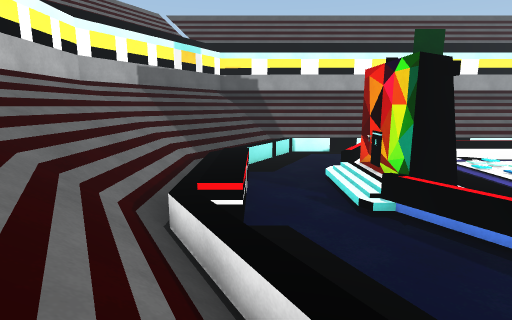
View 1 (above)

14 first-person views from a walk through a 3-D level made in the Unity game engine. The camera is 1.2 m above the floor, tilts 10° down and sees 80° across. The floor is counted in squares, 1 m on a side. Each view is taken from the middle of a square. On the plan, view 1 faces up. The plan holds only what a view shows up to about 13 squares ahead; the rest is blank. The place goes on beyond the plan. The player character is not drawn.

View 2
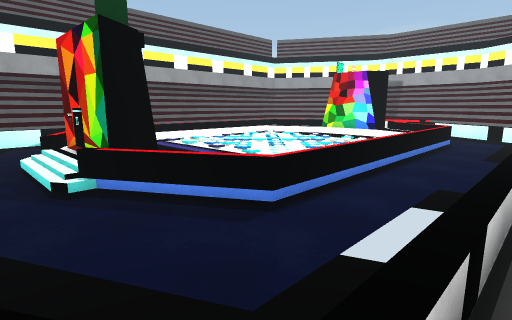

View 3
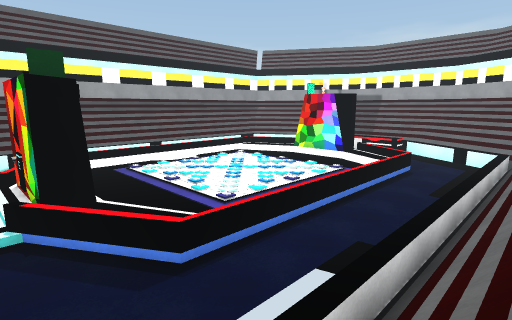

View 4
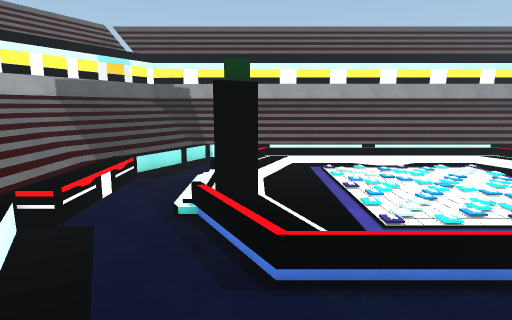

View 5
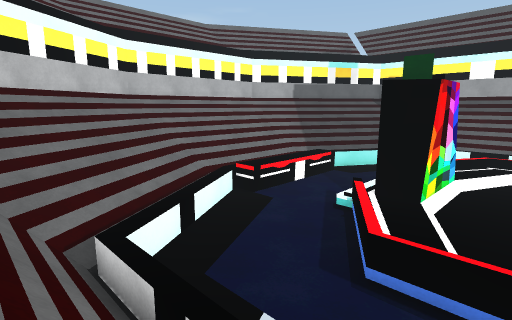

View 6
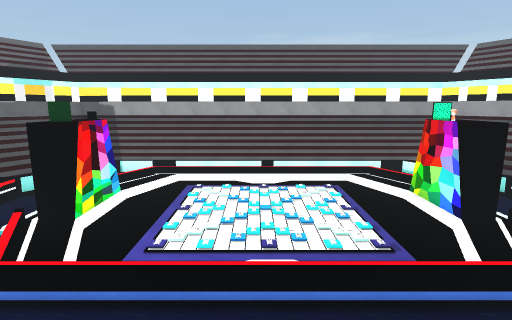

View 7
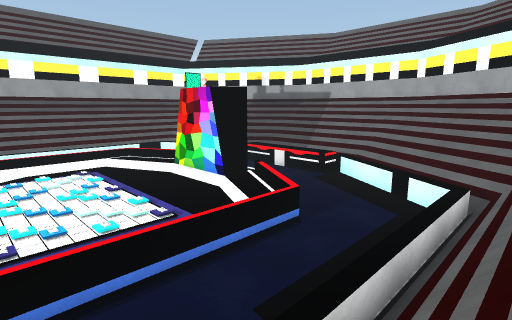

View 8
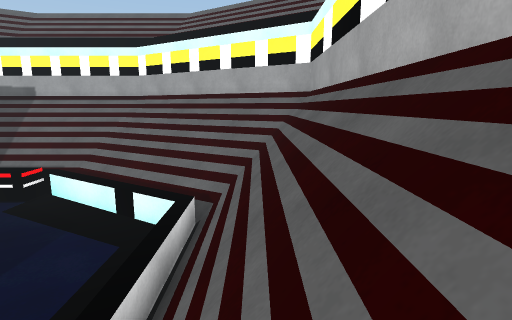

View 9
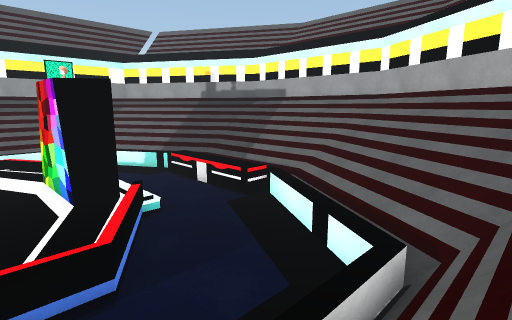

View 10
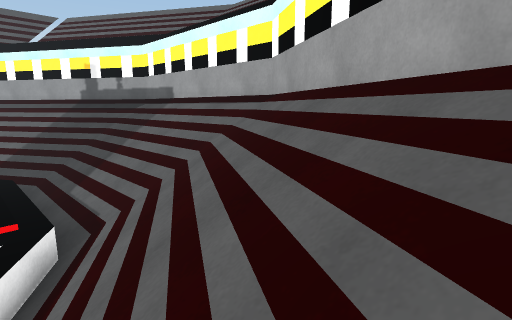

View 11
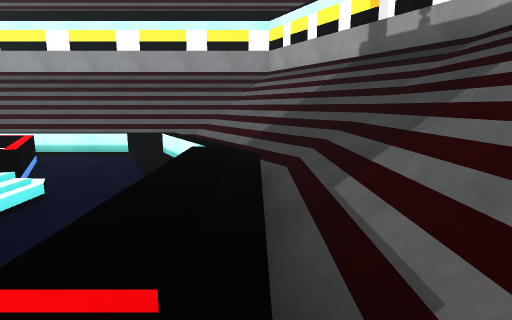

View 12
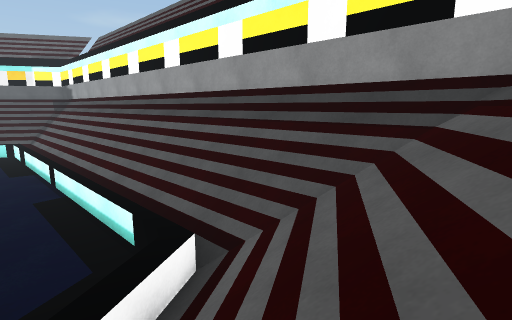

View 13
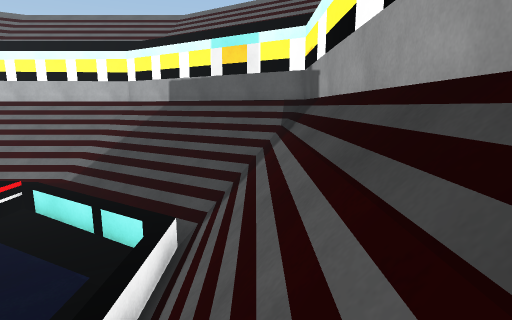

View 14
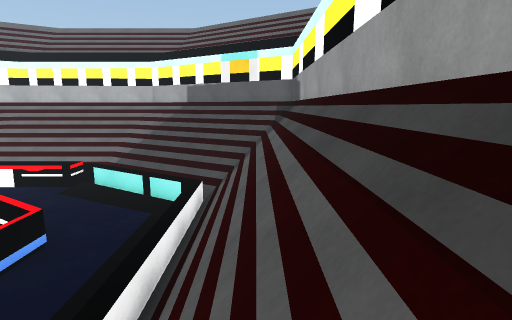

### Floor plan
Key: @ floor where view 1 was taken; # wall or solid block; / step, stairs or slope; = window, fence, low wall or low ledge; v drop or lower ground.
Columns run from 6 left of view 1 to 25 right of it. Each row starts with its distance up from view 1.
 18     ########################
 17    ##//////////////////////##
 16   ##////////////////////////#
 15   #/////////////////////////##
 14  ##/////vvvvvvvvvvvvvvvv/////#
 13  #/////vvvvvvvvvvvvvvvvv/////##
 12 ##/////vvvvvvvvvvvvvvvvvv/////##
 11 #/////vvvvvvvvvvvvvvvvvvvv/////#
 10 #////vvvvvvvvvvvvvvvvvvvvv/////#
  9 #/////vvvvvvvvvvvvvvvvvvvv/////#
  8 #/////vvv##vvvvvvvvvv#vvvv/////#
  7 #/////vvv##vvvvvvvvvv#vvvv/////#
  6 #/////vvv##vvvvvvvvvv#vvvv/////#
  5 #/////vvvvvvvvvvvvvvvvvvvv/////#
  4 #////=vvvvvvvvvvvvvvvvvvvv/////#
  3 #/////vvvvvvvvvvvvvvvvvvv/////##
  2 ##/////vvvvvvvvvvvvvvvvvv/////#
  1  ##/////vvv vvvvvvvvvvvv/////##
  0   #///@/////////////////////##
 -1       ////////// ///////////#
 -2                /  /////////##
 -3                    #########

Where each view was taken, in squares from view 1:
view 1: 0 up, 0 right, facing up
view 2: 0 up, 1 right, facing up-right
view 3: 1 down, 2 right, facing up-right
view 4: 1 down, 4 right, facing up
view 5: 1 down, 6 right, facing up-left
view 6: 2 down, 9 right, facing up
view 7: 1 down, 9 right, facing up-right
view 8: 1 down, 11 right, facing right
view 9: 1 down, 13 right, facing up-right
view 10: 1 down, 19 right, facing up-right
view 11: 4 up, 20 right, facing up
view 12: 12 up, 21 right, facing up-left
view 13: 16 up, 7 right, facing left
view 14: 16 up, 10 right, facing left
